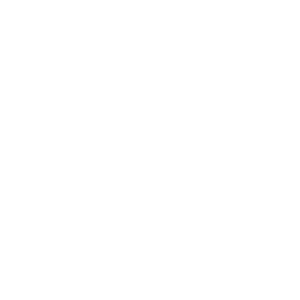
Frame 1 (no input)
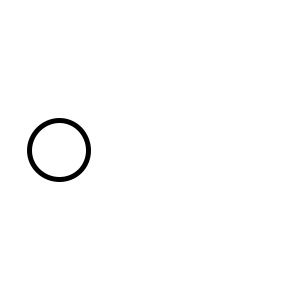
Frame 60 (the mouse pressed at the canvas centre just before this capture)
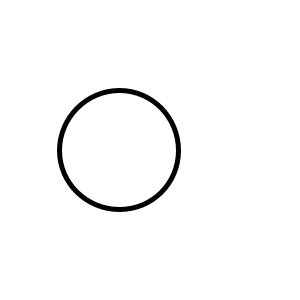
Frame 120 (the mouse held since frame 60 and released just before this capture)

The Processing sketch that drew these frames (run headless with seeded random() and noise(); from frame 60 on, the mouse is pressed at the canvas centre):

// Processing sketch: sketch_5th_transformation
// ── sketch_5th_transformation.pde
//LESSON 2E
int x;
int y;
void setup() {
  size(300, 300); 
  y=0; 
  strokeWeight(5); 
}

void draw() { 
  background(255); 
  ellipse(x, 150 , x, y); 
  x = x + 1; 
  y = y + 1; 
  if(x > 600) {
  x = 0; 
  y = 0; 
  }
}
